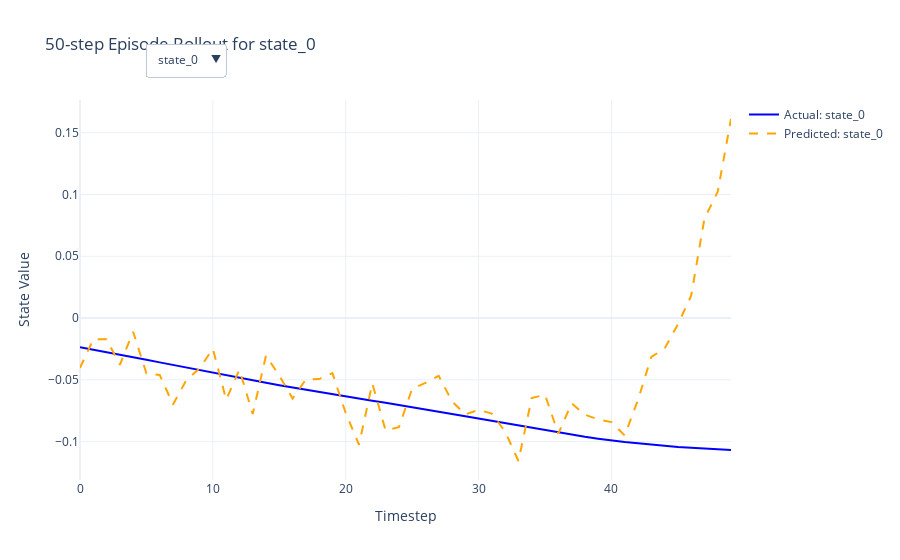

Source (notebook cell):
### Markdown cell above
## Visualize Predictions on a Test Trajectory
Visualize model predictions on a test trajectory using the BaseEvaluator.

### Code cell
# Perform n-step episode rollout and plot the results
next_states, next_states_hat = evaluator._rollout_episode_n_steps(dataset_test, model=nn_model, episode_idx=5, initial_state_idx=10, n_rollout_steps=50)
plot_n_step_episode_rollout(next_states, next_states_hat, dataset_test)

### Figure 1 — Plotly figure (JSON) as saved in the notebook; plotly's stock layout.template omitted (floating-point values rounded to 4 significant figures)
{"data": [{"line": {"color": "blue", "dash": "solid"}, "mode": "lines", "name": "Actual: state_0", "type": "scatter", "visible": true, "x": [0, 1, 2, 3, 4, 5, 6, 7, 8, 9, 10, 11, 12, 13, 14, 15, 16, 17, 18, 19, 20, 21, 22, 23, 24, 25, 26, 27, 28, 29, 30, 31, 32, 33, 34, 35, 36, 37, 38, 39, 40, 41, 42, 43, 44, 45, 46, 47, 48, 49], "y": [-0.02353, -0.02545, -0.02734, -0.02938, -0.03149, -0.03369, -0.03589, -0.03801, -0.04006, -0.04211, -0.04408, -0.04622, -0.04827, -0.05032, -0.05237, -0.05433, -0.05621, -0.05803, -0.05984, -0.06166, -0.06344, -0.06521, -0.06693, -0.06856, -0.07027, -0.07206, -0.07385, -0.07572, -0.07766, -0.07953, -0.0814, -0.08328, -0.08524, -0.08721, -0.08909, -0.09089, -0.09266, -0.09435, -0.09605, -0.0976, -0.09909, -0.1003, -0.1014, -0.1025, -0.1035, -0.1044, -0.105, -0.1057, -0.1064, -0.1067]}, {"line": {"color": "orange", "dash": "dash"}, "mode": "lines", "name": "Predicted: state_0", "type": "scatter", "visible": true, "x": [0, 1, 2, 3, 4, 5, 6, 7, 8, 9, 10, 11, 12, 13, 14, 15, 16, 17, 18, 19, 20, 21, 22, 23, 24, 25, 26, 27, 28, 29, 30, 31, 32, 33, 34, 35, 36, 37, 38, 39, 40, 41, 42, 43, 44, 45, 46, 47, 48, 49], "y": [-0.04039, -0.01725, -0.01723, -0.0378, -0.01109, -0.04483, -0.04605, -0.06991, -0.05028, -0.04072, -0.02485, -0.06608, -0.04176, -0.07759, -0.03029, -0.04667, -0.06512, -0.04973, -0.04936, -0.04464, -0.07684, -0.1025, -0.05283, -0.09084, -0.08838, -0.05724, -0.05253, -0.04676, -0.0674, -0.07798, -0.0743, -0.07736, -0.09188, -0.1157, -0.06477, -0.06203, -0.09359, -0.06901, -0.07816, -0.08201, -0.08424, -0.095, -0.06624, -0.03145, -0.02474, -0.005138, 0.01804, 0.08047, 0.1022, 0.1611]}, {"line": {"color": "blue", "dash": "solid"}, "mode": "lines", "name": "Actual: state_1", "type": "scatter", "visible": false, "x": [0, 1, 2, 3, 4, 5, 6, 7, 8, 9, 10, 11, 12, 13, 14, 15, 16, 17, 18, 19, 20, 21, 22, 23, 24, 25, 26, 27, 28, 29, 30, 31, 32, 33, 34, 35, 36, 37, 38, 39, 40, 41, 42, 43, 44, 45, 46, 47, 48, 49], "y": [1.39, 1.386, 1.383, 1.38, 1.377, 1.372, 1.368, 1.362, 1.357, 1.35, 1.343, 1.336, 1.329, 1.32, 1.312, 1.302, 1.293, 1.282, 1.271, 1.259, 1.248, 1.236, 1.223, 1.21, 1.196, 1.181, 1.166, 1.151, 1.134, 1.118, 1.1, 1.082, 1.063, 1.044, 1.024, 1.004, 0.984, 0.9636, 0.9427, 0.9223, 0.9014, 0.8805, 0.8598, 0.8385, 0.8166, 0.7941, 0.7715, 0.7484, 0.7246, 0.7015]}, {"line": {"color": "orange", "dash": "dash"}, "mode": "lines", "name": "Predicted: state_1", "type": "scatter", "visible": false, "x": [0, 1, 2, 3, 4, 5, 6, 7, 8, 9, 10, 11, 12, 13, 14, 15, 16, 17, 18, 19, 20, 21, 22, 23, 24, 25, 26, 27, 28, 29, 30, 31, 32, 33, 34, 35, 36, 37, 38, 39, 40, 41, 42, 43, 44, 45, 46, 47, 48, 49], "y": [1.469, 1.366, 1.318, 1.361, 1.337, 1.3, 1.296, 1.227, 1.203, 1.211, 1.274, 1.28, 1.197, 1.199, 1.226, 1.117, 1.102, 1.193, 1.138, 1.104, 1.054, 1.047, 0.9915, 1.026, 1.139, 1.05, 0.9849, 1.099, 1.024, 1.006, 1.02, 1.027, 1.02, 0.9147, 0.949, 0.8634, 0.8663, 0.901, 0.9119, 0.8216, 0.995, 0.875, 0.9597, 0.9422, 0.6942, 0.7323, 0.6717, 0.9778, 1.191, 0.9413]}, {"line": {"color": "blue", "dash": "solid"}, "mode": "lines", "name": "Actual: state_2", "type": "scatter", "visible": false, "x": [0, 1, 2, 3, 4, 5, 6, 7, 8, 9, 10, 11, 12, 13, 14, 15, 16, 17, 18, 19, 20, 21, 22, 23, 24, 25, 26, 27, 28, 29, 30, 31, 32, 33, 34, 35, 36, 37, 38, 39, 40, 41, 42, 43, 44, 45, 46, 47, 48, 49], "y": [-0.2024, -0.1922, -0.1904, -0.204, -0.2136, -0.2244, -0.2244, -0.2146, -0.206, -0.206, -0.1954, -0.2117, -0.201, -0.201, -0.201, -0.1886, -0.1803, -0.1714, -0.1714, -0.1714, -0.1677, -0.1677, -0.16, -0.149, -0.1601, -0.1691, -0.1691, -0.1799, -0.1876, -0.1799, -0.1799, -0.1799, -0.1915, -0.1915, -0.181, -0.1702, -0.1672, -0.1578, -0.1578, -0.144, -0.1351, -0.1094, -0.09531, -0.09531, -0.08599, -0.07577, -0.05013, -0.05014, -0.05015, -0.01778]}, {"line": {"color": "orange", "dash": "dash"}, "mode": "lines", "name": "Predicted: state_2", "type": "scatter", "visible": false, "x": [0, 1, 2, 3, 4, 5, 6, 7, 8, 9, 10, 11, 12, 13, 14, 15, 16, 17, 18, 19, 20, 21, 22, 23, 24, 25, 26, 27, 28, 29, 30, 31, 32, 33, 34, 35, 36, 37, 38, 39, 40, 41, 42, 43, 44, 45, 46, 47, 48, 49], "y": [-0.1789, -0.1877, -0.1827, -0.1859, -0.2515, -0.1705, -0.1579, -0.1878, -0.1315, -0.2768, -0.2088, -0.1274, -0.2029, -0.2064, -0.1441, -0.1767, -0.1819, -0.1039, -0.009919, -0.008521, -0.1223, -0.1861, -0.2231, -0.1237, -0.2729, -0.04551, -0.07867, -0.02682, -0.2148, -0.01166, -0.08869, -0.1118, -0.1003, -0.1368, -0.287, -0.04426, -0.2533, -0.2251, -0.378, -0.1213, -0.1665, -0.1019, -0.1715, -0.3169, -0.2171, 0.2299, 0.08685, -0.09506, 0.3133, 0.249]}, {"line": {"color": "blue", "dash": "solid"}, "mode": "lines", "name": "Actual: state_3", "type": "scatter", "visible": false, "x": [0, 1, 2, 3, 4, 5, 6, 7, 8, 9, 10, 11, 12, 13, 14, 15, 16, 17, 18, 19, 20, 21, 22, 23, 24, 25, 26, 27, 28, 29, 30, 31, 32, 33, 34, 35, 36, 37, 38, 39, 40, 41, 42, 43, 44, 45, 46, 47, 48, 49], "y": [-0.1318, -0.158, -0.1477, -0.1298, -0.1563, -0.1838, -0.2105, -0.2363, -0.2624, -0.2891, -0.3155, -0.3066, -0.3324, -0.3591, -0.3858, -0.4128, -0.439, -0.4658, -0.4925, -0.5191, -0.5108, -0.5374, -0.5644, -0.5918, -0.6178, -0.6438, -0.6705, -0.6967, -0.7232, -0.7501, -0.7768, -0.8035, -0.8292, -0.8558, -0.8836, -0.9106, -0.8785, -0.9063, -0.933, -0.9052, -0.9332, -0.9291, -0.9215, -0.9482, -0.9758, -1.005, -1.005, -1.032, -1.058, -1.033]}, {"line": {"color": "orange", "dash": "dash"}, "mode": "lines", "name": "Predicted: state_3", "type": "scatter", "visible": false, "x": [0, 1, 2, 3, 4, 5, 6, 7, 8, 9, 10, 11, 12, 13, 14, 15, 16, 17, 18, 19, 20, 21, 22, 23, 24, 25, 26, 27, 28, 29, 30, 31, 32, 33, 34, 35, 36, 37, 38, 39, 40, 41, 42, 43, 44, 45, 46, 47, 48, 49], "y": [-0.1068, -0.1983, -0.1704, -0.0952, -0.151, -0.2864, -0.3287, -0.2807, -0.3195, -0.4102, -0.4154, -0.3564, -0.4941, -0.4997, -0.4387, -0.4362, -0.5531, -0.6084, -0.6349, -0.7937, -0.7329, -0.7295, -0.797, -0.8077, -0.6777, -0.7758, -0.8375, -0.8293, -0.9261, -0.954, -0.9673, -0.8899, -0.8228, -0.8493, -0.9624, -0.9098, -0.8906, -0.7231, -0.8167, -0.555, -0.4811, -0.3586, -0.1216, -0.1012, -0.2077, 0.3208, 0.2706, 0.301, 0.5983, 0.317]}, {"line": {"color": "blue", "dash": "solid"}, "mode": "lines", "name": "Actual: state_4", "type": "scatter", "visible": false, "x": [0, 1, 2, 3, 4, 5, 6, 7, 8, 9, 10, 11, 12, 13, 14, 15, 16, 17, 18, 19, 20, 21, 22, 23, 24, 25, 26, 27, 28, 29, 30, 31, 32, 33, 34, 35, 36, 37, 38, 39, 40, 41, 42, 43, 44, 45, 46, 47, 48, 49], "y": [0.05187, 0.05252, 0.05341, 0.0538, 0.0561, 0.06059, 0.06508, 0.06757, 0.06834, 0.0691, 0.06775, 0.06577, 0.06165, 0.05752, 0.0534, 0.04681, 0.03855, 0.0285, 0.01845, 0.008406, -0.00144, -0.01129, -0.02267, -0.03627, -0.04765, -0.05721, -0.06677, -0.07416, -0.08, -0.08739, -0.09477, -0.1022, -0.1072, -0.1122, -0.1194, -0.1288, -0.1385, -0.1502, -0.1619, -0.1736, -0.1871, -0.1999, -0.2124, -0.2249, -0.2394, -0.256, -0.2719, -0.2878, -0.3036, -0.3192]}, {"line": {"color": "orange", "dash": "dash"}, "mode": "lines", "name": "Predicted: state_4", "type": "scatter", "visible": false, "x": [0, 1, 2, 3, 4, 5, 6, 7, 8, 9, 10, 11, 12, 13, 14, 15, 16, 17, 18, 19, 20, 21, 22, 23, 24, 25, 26, 27, 28, 29, 30, 31, 32, 33, 34, 35, 36, 37, 38, 39, 40, 41, 42, 43, 44, 45, 46, 47, 48, 49], "y": [0.04309, 0.05724, 0.09595, 0.004495, 0.05179, 0.0713, 0.04996, 0.05845, -0.0373, 0.08684, 0.03395, 0.103, 0.04345, -0.08976, -0.1073, -0.01631, -0.1581, -0.02757, 0.06168, -0.007495, -0.03549, -0.1546, 0.01418, -0.1186, -0.179, -0.2027, -0.1162, 0.09079, -0.1654, -0.09605, -0.1301, -0.1021, -0.1695, -0.2925, -0.2894, -0.3039, -0.2436, -0.5404, -0.5511, -0.6695, -0.4031, -0.5399, -0.7956, -1.202, -1.01, -0.9029, -1.333, -1.55, -1.974, -2.099]}, {"line": {"color": "blue", "dash": "solid"}, "mode": "lines", "name": "Actual: state_5", "type": "scatter", "visible": false, "x": [0, 1, 2, 3, 4, 5, 6, 7, 8, 9, 10, 11, 12, 13, 14, 15, 16, 17, 18, 19, 20, 21, 22, 23, 24, 25, 26, 27, 28, 29, 30, 31, 32, 33, 34, 35, 36, 37, 38, 39, 40, 41, 42, 43, 44, 45, 46, 47, 48, 49], "y": [0.05423, 0.01307, 0.01772, 0.007798, 0.04606, 0.0898, 0.08978, 0.0499, 0.01531, 0.01531, -0.02713, -0.03946, -0.08253, -0.08251, -0.0825, -0.1318, -0.1653, -0.2009, -0.2009, -0.2009, -0.1969, -0.1969, -0.2278, -0.272, -0.2274, -0.1912, -0.1912, -0.1478, -0.1169, -0.1477, -0.1477, -0.1477, -0.1009, -0.1009, -0.1438, -0.187, -0.1952, -0.234, -0.234, -0.2336, -0.2704, -0.2543, -0.2507, -0.2507, -0.2887, -0.3322, -0.3178, -0.3178, -0.3178, -0.3106]}, {"line": {"color": "orange", "dash": "dash"}, "mode": "lines", "name": "Predicted: state_5", "type": "scatter", "visible": false, "x": [0, 1, 2, 3, 4, 5, 6, 7, 8, 9, 10, 11, 12, 13, 14, 15, 16, 17, 18, 19, 20, 21, 22, 23, 24, 25, 26, 27, 28, 29, 30, 31, 32, 33, 34, 35, 36, 37, 38, 39, 40, 41, 42, 43, 44, 45, 46, 47, 48, 49], "y": [-0.06253, -0.02968, 0.004766, 0.0864, 0.1285, 0.07562, 0.0007244, -0.01197, 0.05606, -0.1001, -0.0779, -0.118, -0.239, -0.4259, -0.2294, -0.2209, -0.3541, -0.1103, -0.2073, -0.1487, -0.1433, -0.05974, -0.1497, -0.1406, -0.09927, -0.1349, -0.151, -0.2138, -0.1991, -0.42, -0.4189, -0.5163, -0.3841, -0.6182, -0.8964, -1.049, -0.9999, -1.254, -1.372, -1.688, -2.214, -2.521, -2.385, -2.781, -3.794, -4.45, -5.877, -6.486, -6.433, -5.84]}, {"line": {"color": "blue", "dash": "solid"}, "mode": "lines", "name": "Actual: state_6", "type": "scatter", "visible": false, "x": [0, 1, 2, 3, 4, 5, 6, 7, 8, 9, 10, 11, 12, 13, 14, 15, 16, 17, 18, 19, 20, 21, 22, 23, 24, 25, 26, 27, 28, 29, 30, 31, 32, 33, 34, 35, 36, 37, 38, 39, 40, 41, 42, 43, 44, 45, 46, 47, 48, 49], "y": [0, 0, 0, 0, 0, 0, 0, 0, 0, 0, 0, 0, 0, 0, 0, 0, 0, 0, 0, 0, 0, 0, 0, 0, 0, 0, 0, 0, 0, 0, 0, 0, 0, 0, 0, 0, 0, 0, 0, 0, 0, 0, 0, 0, 0, 0, 0, 0, 0, 0]}, {"line": {"color": "orange", "dash": "dash"}, "mode": "lines", "name": "Predicted: state_6", "type": "scatter", "visible": false, "x": [0, 1, 2, 3, 4, 5, 6, 7, 8, 9, 10, 11, 12, 13, 14, 15, 16, 17, 18, 19, 20, 21, 22, 23, 24, 25, 26, 27, 28, 29, 30, 31, 32, 33, 34, 35, 36, 37, 38, 39, 40, 41, 42, 43, 44, 45, 46, 47, 48, 49], "y": [0, 0, 0, 0, 0, 0, 0, 0, 0, 0, 0, 0, 0, 0, 0, 0, 0, 0, 0, 0, 0, 0, 0, 0, 0, 0, 0, 0, 0, 0, 0, 0, 0, 0, 0, 0, 0, 0, 0, 0, 0, 0, 0, 0, 0, 0, 0, 0, 0, 0]}, {"line": {"color": "blue", "dash": "solid"}, "mode": "lines", "name": "Actual: state_7", "type": "scatter", "visible": false, "x": [0, 1, 2, 3, 4, 5, 6, 7, 8, 9, 10, 11, 12, 13, 14, 15, 16, 17, 18, 19, 20, 21, 22, 23, 24, 25, 26, 27, 28, 29, 30, 31, 32, 33, 34, 35, 36, 37, 38, 39, 40, 41, 42, 43, 44, 45, 46, 47, 48, 49], "y": [0, 0, 0, 0, 0, 0, 0, 0, 0, 0, 0, 0, 0, 0, 0, 0, 0, 0, 0, 0, 0, 0, 0, 0, 0, 0, 0, 0, 0, 0, 0, 0, 0, 0, 0, 0, 0, 0, 0, 0, 0, 0, 0, 0, 0, 0, 0, 0, 0, 0]}, {"line": {"color": "orange", "dash": "dash"}, "mode": "lines", "name": "Predicted: state_7", "type": "scatter", "visible": false, "x": [0, 1, 2, 3, 4, 5, 6, 7, 8, 9, 10, 11, 12, 13, 14, 15, 16, 17, 18, 19, 20, 21, 22, 23, 24, 25, 26, 27, 28, 29, 30, 31, 32, 33, 34, 35, 36, 37, 38, 39, 40, 41, 42, 43, 44, 45, 46, 47, 48, 49], "y": [0, 0, 0, 0, 0, 0, 0, 0, 0, 0, 0, 0, 0, 0, 0, 0, 0, 0, 0, 0, 0, 0, 0, 0, 0, 0, 0, 0, 0, 0, 0, 0, 0, 0, 0, 0, 0, 0, 0, 0, 0, 0, 0, 0, 0, 0, 0, 0, 0, 0]}, {"line": {"color": "blue", "dash": "solid"}, "mode": "lines", "name": "Actual: done", "type": "scatter", "visible": false, "x": [0, 1, 2, 3, 4, 5, 6, 7, 8, 9, 10, 11, 12, 13, 14, 15, 16, 17, 18, 19, 20, 21, 22, 23, 24, 25, 26, 27, 28, 29, 30, 31, 32, 33, 34, 35, 36, 37, 38, 39, 40, 41, 42, 43, 44, 45, 46, 47, 48, 49], "y": [0, 0, 0, 0, 0, 0, 0, 0, 0, 0, 0, 0, 0, 0, 0, 0, 0, 0, 0, 0, 0, 0, 0, 0, 0, 0, 0, 0, 0, 0, 0, 0, 0, 0, 0, 0, 0, 0, 0, 0, 0, 0, 0, 0, 0, 0, 0, 0, 0, 0]}, {"line": {"color": "orange", "dash": "dash"}, "mode": "lines", "name": "Predicted: done", "type": "scatter", "visible": false, "x": [0, 1, 2, 3, 4, 5, 6, 7, 8, 9, 10, 11, 12, 13, 14, 15, 16, 17, 18, 19, 20, 21, 22, 23, 24, 25, 26, 27, 28, 29, 30, 31, 32, 33, 34, 35, 36, 37, 38, 39, 40, 41, 42, 43, 44, 45, 46, 47, 48, 49], "y": [0, 0, 0, 0, 0, 0, 0, 0, 0, 0, 0, 0, 0, 0, 0, 0, 0, 0, 0, 0, 0, 0, 0, 0, 0, 0, 0, 0, 0, 0, 0, 0, 0, 0, 0, 0, 0, 0, 0, 0, 0, 0, 0, 0, 0, 0, 0, 0, 0, 0]}, {"line": {"color": "blue", "dash": "solid"}, "mode": "lines", "name": "Actual: reward", "type": "scatter", "visible": false, "x": [0, 1, 2, 3, 4, 5, 6, 7, 8, 9, 10, 11, 12, 13, 14, 15, 16, 17, 18, 19, 20, 21, 22, 23, 24, 25, 26, 27, 28, 29, 30, 31, 32, 33, 34, 35, 36, 37, 38, 39, 40, 41, 42, 43, 44, 45, 46, 47, 48, 49], "y": [-0.2791, -0.4662, 0.719, -0.1321, -2.201, -2.615, -1.742, -0.9026, -0.9638, -1.569, -0.805, 0.4306, -0.4664, -1.092, -1.074, -0.3376, -0.2948, -0.159, -0.408, -0.3635, 2.446, -2.327, -2.277, -2.426, -2.589, -2.297, -2.045, -2.025, -1.757, -1.529, -1.606, -1.552, -1.453, -1.203, -1.283, -1.383, 3.891, -1.758, -1.73, 3.499, -1.944, 1.227, 1.403, -1.807, -1.971, -2.254, 0.4471, -1.971, -1.914, 3.101]}, {"line": {"color": "orange", "dash": "dash"}, "mode": "lines", "name": "Predicted: reward", "type": "scatter", "visible": false, "x": [0, 1, 2, 3, 4, 5, 6, 7, 8, 9, 10, 11, 12, 13, 14, 15, 16, 17, 18, 19, 20, 21, 22, 23, 24, 25, 26, 27, 28, 29, 30, 31, 32, 33, 34, 35, 36, 37, 38, 39, 40, 41, 42, 43, 44, 45, 46, 47, 48, 49], "y": [0.6784, 0.6421, -0.6686, 2.304, -2.563, -3.087, -3.169, -3.064, -1.403, -3.027, -1.077, 3.155, -4.103, -2.755, -3.772, -0.7308, -4.464, -3.419, -5.304, -5.609, -0.1557, -2.754, -2.514, 0.6201, 1.869, -1.632, -0.8979, -2.187, 0.5418, -1.087, -1.811, 2.704, 1.38, 1.361, 1.95, -0.4017, 1.298, 1.549, -1.432, 5.782, 0.986, 8.565, 2.601, -4.749, -6.813, -11.78, -14.15, -15.04, -22.47, -47.35]}], "layout": {"title": {"text": "50-step Episode Rollout for state_0"}, "updatemenus": [{"active": 0, "buttons": [{"args": [{"visible": [true, true, false, false, false, false, false, false, false, false, false, false, false, false, false, false, false, false, false, false]}, {"title": "n-step Episode Rollout for state_0", "xaxis": {"title": "Timestep"}, "yaxis": {"title": "State Value"}}], "label": "state_0", "method": "update"}, {"args": [{"visible": [false, false, true, true, false, false, false, false, false, false, false, false, false, false, false, false, false, false, false, false]}, {"title": "n-step Episode Rollout for state_1", "xaxis": {"title": "Timestep"}, "yaxis": {"title": "State Value"}}], "label": "state_1", "method": "update"}, {"args": [{"visible": [false, false, false, false, true, true, false, false, false, false, false, false, false, false, false, false, false, false, false, false]}, {"title": "n-step Episode Rollout for state_2", "xaxis": {"title": "Timestep"}, "yaxis": {"title": "State Value"}}], "label": "state_2", "method": "update"}, {"args": [{"visible": [false, false, false, false, false, false, true, true, false, false, false, false, false, false, false, false, false, false, false, false]}, {"title": "n-step Episode Rollout for state_3", "xaxis": {"title": "Timestep"}, "yaxis": {"title": "State Value"}}], "label": "state_3", "method": "update"}, {"args": [{"visible": [false, false, false, false, false, false, false, false, true, true, false, false, false, false, false, false, false, false, false, false]}, {"title": "n-step Episode Rollout for state_4", "xaxis": {"title": "Timestep"}, "yaxis": {"title": "State Value"}}], "label": "state_4", "method": "update"}, {"args": [{"visible": [false, false, false, false, false, false, false, false, false, false, true, true, false, false, false, false, false, false, false, false]}, {"title": "n-step Episode Rollout for state_5", "xaxis": {"title": "Timestep"}, "yaxis": {"title": "State Value"}}], "label": "state_5", "method": "update"}, {"args": [{"visible": [false, false, false, false, false, false, false, false, false, false, false, false, true, true, false, false, false, false, false, false]}, {"title": "n-step Episode Rollout for state_6", "xaxis": {"title": "Timestep"}, "yaxis": {"title": "State Value"}}], "label": "state_6", "method": "update"}, {"args": [{"visible": [false, false, false, false, false, false, false, false, false, false, false, false, false, false, true, true, false, false, false, false]}, {"title": "n-step Episode Rollout for state_7", "xaxis": {"title": "Timestep"}, "yaxis": {"title": "State Value"}}], "label": "state_7", "method": "update"}, {"args": [{"visible": [false, false, false, false, false, false, false, false, false, false, false, false, false, false, false, false, true, true, false, false]}, {"title": "n-step Episode Rollout for done", "xaxis": {"title": "Timestep"}, "yaxis": {"title": "State Value"}}], "label": "done", "method": "update"}, {"args": [{"visible": [false, false, false, false, false, false, false, false, false, false, false, false, false, false, false, false, false, false, true, true]}, {"title": "n-step Episode Rollout for reward", "xaxis": {"title": "Timestep"}, "yaxis": {"title": "State Value"}}], "label": "reward", "method": "update"}], "x": 0.1, "xanchor": "left", "y": 1.15, "yanchor": "top"}], "xaxis": {"title": {"text": "Timestep"}}, "yaxis": {"title": {"text": "State Value"}}}}
